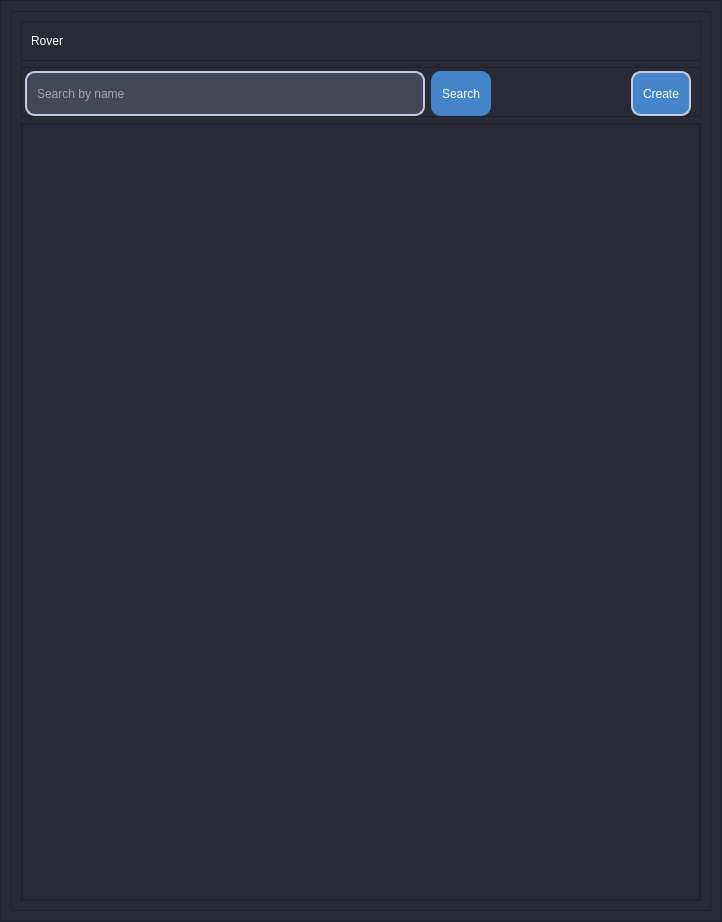
<?xml version="1.0" encoding="UTF-8"?>
<ui version="4.0">
 <class>app_pages</class>
 <widget class="QStackedWidget" name="app_pages">
  <property name="geometry">
   <rect>
    <x>0</x>
    <y>0</y>
    <width>722</width>
    <height>922</height>
   </rect>
  </property>
  <property name="windowTitle">
   <string>StackedWidget</string>
  </property>
  <property name="currentIndex">
   <number>2</number>
  </property>
  <widget class="QWidget" name="page_initial">
   <layout class="QVBoxLayout" name="verticalLayout">
    <item alignment="Qt::AlignHCenter">
     <widget class="QFrame" name="frame">
      <property name="minimumSize">
       <size>
        <width>500</width>
        <height>150</height>
       </size>
      </property>
      <property name="maximumSize">
       <size>
        <width>500</width>
        <height>150</height>
       </size>
      </property>
      <property name="frameShape">
       <enum>QFrame::StyledPanel</enum>
      </property>
      <property name="frameShadow">
       <enum>QFrame::Raised</enum>
      </property>
      <layout class="QVBoxLayout" name="verticalLayout_4">
       <property name="spacing">
        <number>4</number>
       </property>
       <property name="leftMargin">
        <number>0</number>
       </property>
       <property name="topMargin">
        <number>0</number>
       </property>
       <property name="rightMargin">
        <number>0</number>
       </property>
       <property name="bottomMargin">
        <number>0</number>
       </property>
       <item>
        <widget class="QLabel" name="label_welcome">
         <property name="styleSheet">
          <string notr="true">font: 700 30pt &quot;Segoe UI&quot;;
color:rgb(255, 255, 255);</string>
         </property>
         <property name="text">
          <string>Welcome !</string>
         </property>
         <property name="alignment">
          <set>Qt::AlignCenter</set>
         </property>
        </widget>
       </item>
       <item>
        <widget class="QLabel" name="label_description_welcome">
         <property name="styleSheet">
          <string notr="true">font: 12pt &quot;Segoe UI&quot;;
color:rgb(255, 255, 255);</string>
         </property>
         <property name="text">
          <string>&lt;html&gt;&lt;head/&gt;&lt;body&gt;&lt;p&gt;This is the application created for the System for the &lt;/p&gt;&lt;p&gt;exploration of caves with exploring rovers &lt;/p&gt;&lt;p&gt;Final Degree Project&lt;/p&gt;&lt;/body&gt;&lt;/html&gt;</string>
         </property>
         <property name="alignment">
          <set>Qt::AlignCenter</set>
         </property>
        </widget>
       </item>
      </layout>
     </widget>
    </item>
   </layout>
  </widget>
  <widget class="QWidget" name="page_create_rover">
   <layout class="QVBoxLayout" name="verticalLayout_2">
    <item alignment="Qt::AlignHCenter">
     <widget class="QFrame" name="frame_2">
      <property name="frameShape">
       <enum>QFrame::StyledPanel</enum>
      </property>
      <property name="frameShadow">
       <enum>QFrame::Raised</enum>
      </property>
      <layout class="QVBoxLayout" name="verticalLayout_5">
       <item>
        <widget class="QLabel" name="label_12">
         <property name="minimumSize">
          <size>
           <width>0</width>
           <height>35</height>
          </size>
         </property>
         <property name="maximumSize">
          <size>
           <width>16777215</width>
           <height>35</height>
          </size>
         </property>
         <property name="styleSheet">
          <string notr="true">font: 700 14pt &quot;Segoe UI&quot;;
color:rgb(255, 255, 255);</string>
         </property>
         <property name="text">
          <string>Create your own rover:</string>
         </property>
        </widget>
       </item>
       <item>
        <layout class="QGridLayout" name="gridLayout_10">
         <item row="0" column="0">
          <widget class="QLabel" name="label_13">
           <property name="text">
            <string>Name:</string>
           </property>
          </widget>
         </item>
         <item row="0" column="1">
          <widget class="QLineEdit" name="name_lineEdit">
           <property name="styleSheet">
            <string notr="true">QLineEdit{
	background-color:rgb(68,71,90);
	padding: 8px;
	border: 2px solid #c3ccdf;
	color: rgb(255, 255, 255);
	border-radius: 10px;
}</string>
           </property>
          </widget>
         </item>
        </layout>
       </item>
       <item>
        <layout class="QGridLayout" name="gridLayout_13">
         <item row="0" column="1">
          <widget class="QLineEdit" name="trans_dis_lineEdit">
           <property name="styleSheet">
            <string notr="true">QLineEdit{
	background-color:rgb(68,71,90);
	padding: 8px;
	border: 2px solid #c3ccdf;
	color: rgb(255, 255, 255);
	border-radius: 10px;
}</string>
           </property>
          </widget>
         </item>
         <item row="0" column="0">
          <widget class="QLabel" name="label_16">
           <property name="text">
            <string>Translate battery discharge:</string>
           </property>
          </widget>
         </item>
        </layout>
       </item>
       <item>
        <layout class="QGridLayout" name="gridLayout_11">
         <item row="0" column="0">
          <widget class="QLabel" name="label_14">
           <property name="text">
            <string>Exploring battery discharge:</string>
           </property>
          </widget>
         </item>
         <item row="0" column="1">
          <widget class="QLineEdit" name="exp_dis_lineEdit">
           <property name="styleSheet">
            <string notr="true">QLineEdit{
	background-color:rgb(68,71,90);
	padding: 8px;
	border: 2px solid #c3ccdf;
	color: rgb(255, 255, 255);
	border-radius: 10px;
}</string>
           </property>
          </widget>
         </item>
        </layout>
       </item>
       <item>
        <layout class="QGridLayout" name="gridLayout_14">
         <item row="0" column="0">
          <widget class="QLabel" name="label_17">
           <property name="text">
            <string>Battery:</string>
           </property>
          </widget>
         </item>
         <item row="0" column="1">
          <widget class="QLineEdit" name="bat_lineEdit">
           <property name="styleSheet">
            <string notr="true">QLineEdit{
	background-color:rgb(68,71,90);
	padding: 8px;
	border: 2px solid #c3ccdf;
	color: rgb(255, 255, 255);
	border-radius: 10px;
}</string>
           </property>
          </widget>
         </item>
        </layout>
       </item>
       <item>
        <layout class="QGridLayout" name="gridLayout_9">
         <item row="0" column="0">
          <widget class="QLabel" name="label_11">
           <property name="text">
            <string>Charging time:</string>
           </property>
          </widget>
         </item>
         <item row="0" column="1">
          <widget class="QLineEdit" name="ch_time_lineEdit">
           <property name="styleSheet">
            <string notr="true">QLineEdit{
	background-color:rgb(68,71,90);
	padding: 8px;
	border: 2px solid #c3ccdf;
	color: rgb(255, 255, 255);
	border-radius: 10px;
}</string>
           </property>
          </widget>
         </item>
        </layout>
       </item>
       <item>
        <layout class="QGridLayout" name="gridLayout_12">
         <item row="0" column="0">
          <widget class="QLabel" name="label_15">
           <property name="text">
            <string>Translate speed:</string>
           </property>
          </widget>
         </item>
         <item row="0" column="1">
          <widget class="QLineEdit" name="trans_sp_lineEdit">
           <property name="styleSheet">
            <string notr="true">QLineEdit{
	background-color:rgb(68,71,90);
	padding: 8px;
	border: 2px solid #c3ccdf;
	color: rgb(255, 255, 255);
	border-radius: 10px;
}</string>
           </property>
          </widget>
         </item>
        </layout>
       </item>
       <item>
        <layout class="QGridLayout" name="gridLayout_15">
         <item row="0" column="1">
          <widget class="QLineEdit" name="exp_sp_lineEdit">
           <property name="styleSheet">
            <string notr="true">QLineEdit{
	background-color:rgb(68,71,90);
	padding: 8px;
	border: 2px solid #c3ccdf;
	color: rgb(255, 255, 255);
	border-radius: 10px;
}
</string>
           </property>
          </widget>
         </item>
         <item row="0" column="0">
          <widget class="QLabel" name="label_18">
           <property name="text">
            <string>Exploration speed:</string>
           </property>
          </widget>
         </item>
        </layout>
       </item>
       <item>
        <layout class="QGridLayout" name="gridLayout_2">
         <item row="0" column="0">
          <spacer name="horizontalSpacer">
           <property name="orientation">
            <enum>Qt::Horizontal</enum>
           </property>
           <property name="sizeHint" stdset="0">
            <size>
             <width>40</width>
             <height>20</height>
            </size>
           </property>
          </spacer>
         </item>
         <item row="0" column="1">
          <widget class="QPushButton" name="createButton">
           <property name="minimumSize">
            <size>
             <width>60</width>
             <height>35</height>
            </size>
           </property>
           <property name="maximumSize">
            <size>
             <width>60</width>
             <height>35</height>
            </size>
           </property>
           <property name="styleSheet">
            <string notr="true">QPushButton{
	background-color :rgb(67,133,200);
	border: 2px solid #c3ccdf;
	color: rgb(255, 255, 255);
	border-radius: 10px;
}

QPushButton:hover{
	background-color: rgb(85,170,225);
}

QPushButton:pressed{
	background-color: rgb(255,0,127);
}</string>
           </property>
           <property name="text">
            <string>Create</string>
           </property>
          </widget>
         </item>
        </layout>
       </item>
      </layout>
     </widget>
    </item>
   </layout>
  </widget>
  <widget class="QWidget" name="page_rovers">
   <layout class="QVBoxLayout" name="verticalLayout_3">
    <property name="spacing">
     <number>0</number>
    </property>
    <property name="leftMargin">
     <number>0</number>
    </property>
    <property name="topMargin">
     <number>0</number>
    </property>
    <property name="rightMargin">
     <number>0</number>
    </property>
    <property name="bottomMargin">
     <number>0</number>
    </property>
    <item>
     <widget class="QFrame" name="central_frame">
      <property name="styleSheet">
       <string notr="true">background-color: #282a36</string>
      </property>
      <property name="frameShape">
       <enum>QFrame::StyledPanel</enum>
      </property>
      <property name="frameShadow">
       <enum>QFrame::Raised</enum>
      </property>
      <layout class="QVBoxLayout" name="shadow_layout">
       <property name="spacing">
        <number>0</number>
       </property>
       <property name="leftMargin">
        <number>10</number>
       </property>
       <property name="topMargin">
        <number>10</number>
       </property>
       <property name="rightMargin">
        <number>10</number>
       </property>
       <property name="bottomMargin">
        <number>10</number>
       </property>
       <item>
        <widget class="QFrame" name="background_frame">
         <property name="styleSheet">
          <string notr="true"/>
         </property>
         <property name="frameShape">
          <enum>QFrame::StyledPanel</enum>
         </property>
         <property name="frameShadow">
          <enum>QFrame::Raised</enum>
         </property>
         <layout class="QVBoxLayout" name="verticalLayout_7">
          <item>
           <widget class="QFrame" name="frame_lbl_rovers">
            <property name="minimumSize">
             <size>
              <width>0</width>
              <height>40</height>
             </size>
            </property>
            <property name="maximumSize">
             <size>
              <width>16777215</width>
              <height>40</height>
             </size>
            </property>
            <property name="frameShape">
             <enum>QFrame::StyledPanel</enum>
            </property>
            <property name="frameShadow">
             <enum>QFrame::Raised</enum>
            </property>
            <layout class="QVBoxLayout" name="verticalLayout_8">
             <item>
              <widget class="QLabel" name="label_rover">
               <property name="styleSheet">
                <string notr="true">font: 700 14pt &quot;Segoe UI&quot;;
color:rgb(255, 255, 255);</string>
               </property>
               <property name="text">
                <string>Rover</string>
               </property>
              </widget>
             </item>
            </layout>
           </widget>
          </item>
          <item>
           <widget class="QFrame" name="frame_actions_rover">
            <property name="minimumSize">
             <size>
              <width>0</width>
              <height>50</height>
             </size>
            </property>
            <property name="maximumSize">
             <size>
              <width>16777215</width>
              <height>50</height>
             </size>
            </property>
            <property name="frameShape">
             <enum>QFrame::StyledPanel</enum>
            </property>
            <property name="frameShadow">
             <enum>QFrame::Raised</enum>
            </property>
            <layout class="QHBoxLayout" name="horizontalLayout">
             <property name="leftMargin">
              <number>3</number>
             </property>
             <property name="topMargin">
              <number>3</number>
             </property>
             <property name="bottomMargin">
              <number>3</number>
             </property>
             <item>
              <widget class="QLineEdit" name="search_lineEdit">
               <property name="minimumSize">
                <size>
                 <width>400</width>
                 <height>45</height>
                </size>
               </property>
               <property name="maximumSize">
                <size>
                 <width>600</width>
                 <height>45</height>
                </size>
               </property>
               <property name="styleSheet">
                <string notr="true">QLineEdit{
	background-color:rgb(68,71,90);
	padding: 8px;
	border: 2px solid #c3ccdf;
	color: rgb(255, 255, 255);
	border-radius: 10px;
}
</string>
               </property>
               <property name="placeholderText">
                <string>Search by name</string>
               </property>
              </widget>
             </item>
             <item>
              <widget class="QPushButton" name="search_rover">
               <property name="minimumSize">
                <size>
                 <width>60</width>
                 <height>45</height>
                </size>
               </property>
               <property name="maximumSize">
                <size>
                 <width>60</width>
                 <height>45</height>
                </size>
               </property>
               <property name="styleSheet">
                <string notr="true">QPushButton{
	background-color :rgb(67,133,200);
	color: rgb(255, 255, 255);
	border-radius: 10px;
}

QPushButton:hover{
	background-color: rgb(85,170,225);
}

QPushButton:pressed{
	background-color: rgb(255,0,127);
}</string>
               </property>
               <property name="text">
                <string>Search</string>
               </property>
              </widget>
             </item>
             <item>
              <spacer name="horizontalSpacer_2">
               <property name="orientation">
                <enum>Qt::Horizontal</enum>
               </property>
               <property name="sizeHint" stdset="0">
                <size>
                 <width>40</width>
                 <height>20</height>
                </size>
               </property>
              </spacer>
             </item>
             <item>
              <widget class="QPushButton" name="create_rover_btn">
               <property name="minimumSize">
                <size>
                 <width>60</width>
                 <height>45</height>
                </size>
               </property>
               <property name="maximumSize">
                <size>
                 <width>60</width>
                 <height>45</height>
                </size>
               </property>
               <property name="styleSheet">
                <string notr="true">QPushButton{
	background-color :rgb(67,133,200);
	border: 2px solid #c3ccdf;
	color: rgb(255, 255, 255);
	border-radius: 10px;
}

QPushButton:hover{
	background-color: rgb(85,170,225);
}

QPushButton:pressed{
	background-color: rgb(255,0,127);
}</string>
               </property>
               <property name="text">
                <string>Create</string>
               </property>
              </widget>
             </item>
            </layout>
           </widget>
          </item>
          <item>
           <widget class="QFrame" name="frame_table_rovers">
            <property name="frameShape">
             <enum>QFrame::StyledPanel</enum>
            </property>
            <property name="frameShadow">
             <enum>QFrame::Raised</enum>
            </property>
            <layout class="QHBoxLayout" name="horizontalLayout_2">
             <property name="spacing">
              <number>0</number>
             </property>
             <property name="leftMargin">
              <number>0</number>
             </property>
             <property name="topMargin">
              <number>0</number>
             </property>
             <property name="rightMargin">
              <number>0</number>
             </property>
             <property name="bottomMargin">
              <number>0</number>
             </property>
             <item>
              <widget class="QTableWidget" name="table_rovers">
               <property name="contextMenuPolicy">
                <enum>Qt::DefaultContextMenu</enum>
               </property>
               <property name="layoutDirection">
                <enum>Qt::LeftToRight</enum>
               </property>
               <property name="showGrid">
                <bool>true</bool>
               </property>
              </widget>
             </item>
            </layout>
           </widget>
          </item>
         </layout>
        </widget>
       </item>
      </layout>
     </widget>
    </item>
   </layout>
  </widget>
  <widget class="QWidget" name="page_details">
   <layout class="QVBoxLayout" name="verticalLayout_6">
    <property name="spacing">
     <number>0</number>
    </property>
    <property name="leftMargin">
     <number>0</number>
    </property>
    <property name="topMargin">
     <number>0</number>
    </property>
    <property name="rightMargin">
     <number>0</number>
    </property>
    <property name="bottomMargin">
     <number>0</number>
    </property>
    <item>
     <widget class="QFrame" name="central_frame_details">
      <property name="frameShape">
       <enum>QFrame::StyledPanel</enum>
      </property>
      <property name="frameShadow">
       <enum>QFrame::Raised</enum>
      </property>
      <layout class="QVBoxLayout" name="verticalLayout_9">
       <item alignment="Qt::AlignTop">
        <widget class="QFrame" name="top_frame_details">
         <property name="frameShape">
          <enum>QFrame::StyledPanel</enum>
         </property>
         <property name="frameShadow">
          <enum>QFrame::Raised</enum>
         </property>
         <layout class="QVBoxLayout" name="verticalLayout_10">
          <item>
           <widget class="QLabel" name="label_rover_details">
            <property name="minimumSize">
             <size>
              <width>500</width>
              <height>40</height>
             </size>
            </property>
            <property name="maximumSize">
             <size>
              <width>500</width>
              <height>40</height>
             </size>
            </property>
            <property name="styleSheet">
             <string notr="true">font: 700 14pt &quot;Segoe UI&quot;;
color:rgb(255, 255, 255);</string>
            </property>
            <property name="text">
             <string>Rover details:</string>
            </property>
           </widget>
          </item>
          <item>
           <widget class="QLabel" name="label_rover_det_description">
            <property name="minimumSize">
             <size>
              <width>200</width>
              <height>30</height>
             </size>
            </property>
            <property name="maximumSize">
             <size>
              <width>398</width>
              <height>30</height>
             </size>
            </property>
            <property name="styleSheet">
             <string notr="true">font: 12pt &quot;Segoe UI&quot;;</string>
            </property>
            <property name="text">
             <string>These are the properties of the rover chosen</string>
            </property>
           </widget>
          </item>
          <item>
           <widget class="QFrame" name="frame_3">
            <property name="minimumSize">
             <size>
              <width>0</width>
              <height>800</height>
             </size>
            </property>
            <property name="frameShape">
             <enum>QFrame::StyledPanel</enum>
            </property>
            <property name="frameShadow">
             <enum>QFrame::Raised</enum>
            </property>
            <layout class="QVBoxLayout" name="verticalLayout_11">
             <item>
              <layout class="QFormLayout" name="formLayout">
               <item row="0" column="0">
                <widget class="QLabel" name="label_name">
                 <property name="styleSheet">
                  <string notr="true">font: 12pt &quot;Segoe UI&quot;;</string>
                 </property>
                 <property name="text">
                  <string>Name:</string>
                 </property>
                </widget>
               </item>
               <item row="0" column="1">
                <widget class="QLabel" name="label_name_changing">
                 <property name="styleSheet">
                  <string notr="true">font: 12pt &quot;Segoe UI&quot;;</string>
                 </property>
                 <property name="text">
                  <string>None</string>
                 </property>
                </widget>
               </item>
               <item row="1" column="0">
                <widget class="QLabel" name="label_battery">
                 <property name="styleSheet">
                  <string notr="true">font: 12pt &quot;Segoe UI&quot;;</string>
                 </property>
                 <property name="text">
                  <string>Battery:</string>
                 </property>
                </widget>
               </item>
               <item row="1" column="1">
                <widget class="QLabel" name="label_battery_changing">
                 <property name="styleSheet">
                  <string notr="true">font: 12pt &quot;Segoe UI&quot;;</string>
                 </property>
                 <property name="text">
                  <string>None</string>
                 </property>
                </widget>
               </item>
               <item row="2" column="0">
                <widget class="QLabel" name="label_exp_speed">
                 <property name="styleSheet">
                  <string notr="true">font: 12pt &quot;Segoe UI&quot;;</string>
                 </property>
                 <property name="text">
                  <string>Exploration speed:</string>
                 </property>
                </widget>
               </item>
               <item row="2" column="1">
                <widget class="QLabel" name="label_exp_speed_changing">
                 <property name="styleSheet">
                  <string notr="true">font: 12pt &quot;Segoe UI&quot;;</string>
                 </property>
                 <property name="text">
                  <string>None</string>
                 </property>
                </widget>
               </item>
               <item row="3" column="0">
                <widget class="QLabel" name="label_exp_dis">
                 <property name="styleSheet">
                  <string notr="true">font: 12pt &quot;Segoe UI&quot;;</string>
                 </property>
                 <property name="text">
                  <string>Exploration battery discharge:</string>
                 </property>
                </widget>
               </item>
               <item row="3" column="1">
                <widget class="QLabel" name="label_exp_dis_changing">
                 <property name="styleSheet">
                  <string notr="true">font: 12pt &quot;Segoe UI&quot;;</string>
                 </property>
                 <property name="text">
                  <string>None</string>
                 </property>
                </widget>
               </item>
               <item row="4" column="0">
                <widget class="QLabel" name="label_trans_sp">
                 <property name="styleSheet">
                  <string notr="true">font: 12pt &quot;Segoe UI&quot;;</string>
                 </property>
                 <property name="text">
                  <string>Translate speed:</string>
                 </property>
                </widget>
               </item>
               <item row="4" column="1">
                <widget class="QLabel" name="label_trans_sp_changing">
                 <property name="styleSheet">
                  <string notr="true">font: 12pt &quot;Segoe UI&quot;;</string>
                 </property>
                 <property name="text">
                  <string>None</string>
                 </property>
                </widget>
               </item>
               <item row="5" column="0">
                <widget class="QLabel" name="label_trans_dis">
                 <property name="styleSheet">
                  <string notr="true">font: 12pt &quot;Segoe UI&quot;;</string>
                 </property>
                 <property name="text">
                  <string>Translate battery discharge</string>
                 </property>
                </widget>
               </item>
               <item row="5" column="1">
                <widget class="QLabel" name="label_trans_dis_changing">
                 <property name="styleSheet">
                  <string notr="true">font: 12pt &quot;Segoe UI&quot;;</string>
                 </property>
                 <property name="text">
                  <string>None</string>
                 </property>
                </widget>
               </item>
               <item row="6" column="0">
                <widget class="QLabel" name="label_charging_time">
                 <property name="styleSheet">
                  <string notr="true">font: 12pt &quot;Segoe UI&quot;;</string>
                 </property>
                 <property name="text">
                  <string>Charging time</string>
                 </property>
                </widget>
               </item>
               <item row="6" column="1">
                <widget class="QLabel" name="label_charging_time_changing">
                 <property name="styleSheet">
                  <string notr="true">font: 12pt &quot;Segoe UI&quot;;</string>
                 </property>
                 <property name="text">
                  <string>None</string>
                 </property>
                </widget>
               </item>
              </layout>
             </item>
            </layout>
           </widget>
          </item>
         </layout>
        </widget>
       </item>
      </layout>
     </widget>
    </item>
   </layout>
  </widget>
 </widget>
 <resources/>
 <connections/>
</ui>
